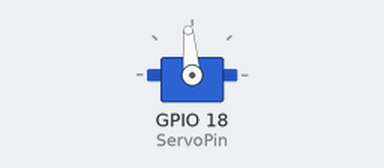
Bench run of a program on a simulated Raspberry Pi (BCM pin numbers). Shown: servo. Servo angles are drawn from the pulse width (0.5 ms = 0°, 2.5 ms = 180°); what the program prints to the terminal is not drawn.

Above: at 0.05 s.
At 0.55 s:
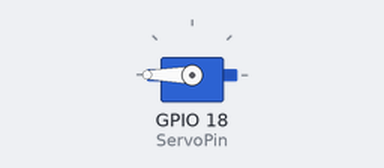
At 1.1 s:
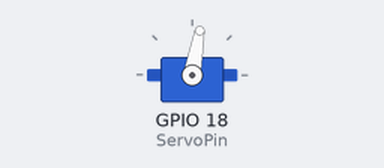
At 2.1 s:
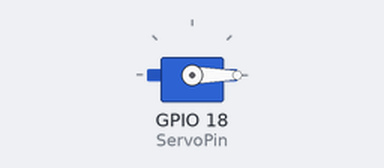
Timing chart, 0 to 4.9 s (numbered marks = the images above):
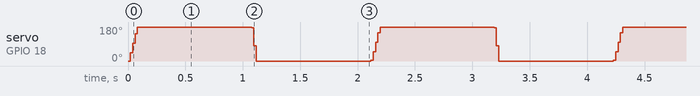

The program:

1.3.2_Servo.py
```python
#!/usr/bin/env python3
"""
SG90 Servo Control - Optimized based on least-jitter version

Key principles from the most stable version:
1. 5-degree steps (not 1-degree) - reduces calculation frequency
2. Fast timing: 2ms forward, 1ms reverse - matches servo response
3. Minimal optimizations - less complexity = more stability
4. Clean, simple code structure
"""

import RPi.GPIO as GPIO
import time

SERVO_MIN_PULSE = 500
SERVO_MAX_PULSE = 2500
ServoPin = 18

# Sweep configuration - based on most stable version
SWEEP_START = 0      # Start angle (degrees)
SWEEP_END = 180      # End angle (degrees)
SWEEP_STEP = 5       # 5-degree steps (proven most stable)
SWEEP_SPEED_FWD = 0.002  # Forward speed: 2ms (from stable version)
SWEEP_SPEED_REV = 0.001  # Reverse speed: 1ms (from stable version)

def map(value, inMin, inMax, outMin, outMax):
    """Simple linear mapping function - same as stable version"""
    return (outMax - outMin) * (value - inMin) / (inMax - inMin) + outMin

def setup():
    """Initialize servo - minimal setup based on stable version"""
    global p
    GPIO.setmode(GPIO.BCM)
    GPIO.setwarnings(False)
    GPIO.setup(ServoPin, GPIO.OUT)
    GPIO.output(ServoPin, GPIO.LOW)
    p = GPIO.PWM(ServoPin, 50)
    p.start(0)
    print("Servo initialized - using proven stable parameters")

def setAngle(angle):
    """Set servo angle - exact same calculation as stable version"""
    angle = max(0, min(180, angle))
    pulse_width = map(angle, 0, 180, SERVO_MIN_PULSE, SERVO_MAX_PULSE)
    pwm = map(pulse_width, 0, 20000, 0, 100)
    p.ChangeDutyCycle(pwm)
    # No settle time - stable version doesn't use it

def loop():
    """Main loop - exact timing from most stable version"""
    cycle_count = 0

    while True:
        cycle_count += 1

        # Forward sweep: 0° to 180° (same as stable version)
        for i in range(SWEEP_START, SWEEP_END + 1, SWEEP_STEP):
            setAngle(i)
            time.sleep(SWEEP_SPEED_FWD)  # 2ms - proven stable timing
        time.sleep(1)  # 1 second pause - same as stable version

        # Reverse sweep: 180° to 0° (same as stable version)
        for i in range(SWEEP_END, SWEEP_START - 1, -SWEEP_STEP):
            setAngle(i)
            time.sleep(SWEEP_SPEED_REV)  # 1ms - proven stable timing
        time.sleep(1)  # 1 second pause - same as stable version

        # Minimal output to avoid interfering with PWM
        if cycle_count % 5 == 0:
            print(f"Completed {cycle_count} stable cycles")

def destroy():
    """Clean shutdown - same as stable version"""
    p.stop()
    GPIO.cleanup()
    print("Servo stopped")

if __name__ == '__main__':
    setup()
    try:
        loop()
    except KeyboardInterrupt:
        print("\nProgram interrupted")
        destroy()
```
